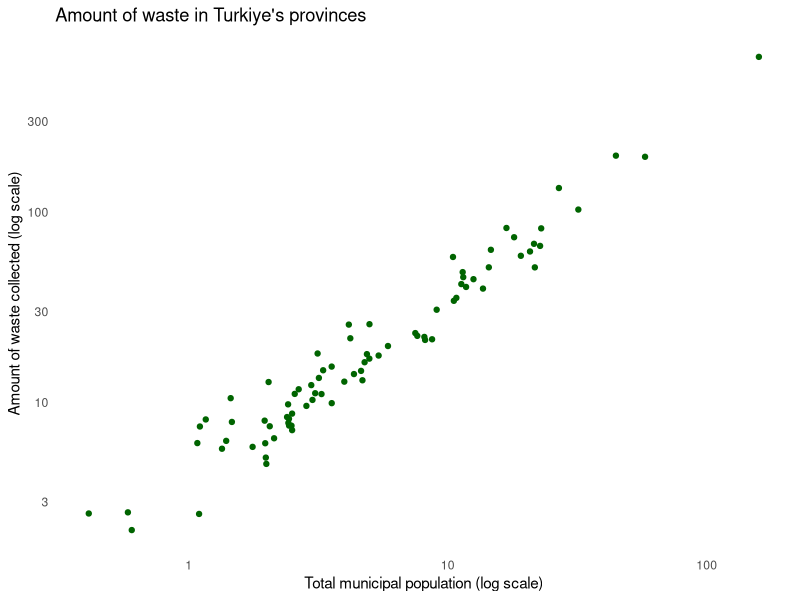
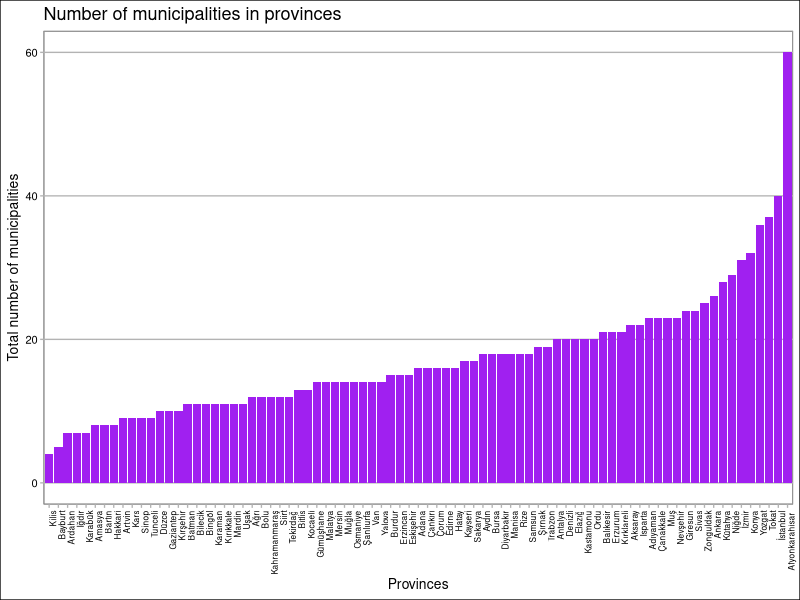
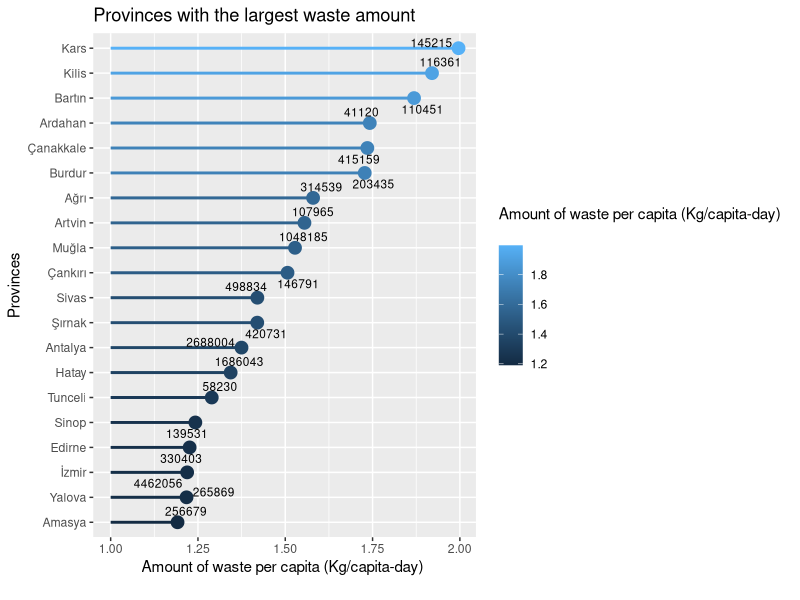

The R script that drew these images, in order:
## ---- chunk 1
library(openxlsx)
municipal_waste <- read.xlsx("project/data/municipal_wasteamount_2022.xlsx")
str(municipal_waste)
## ---- chunk 2
where_to_municipal_waste <- read.xlsx("project/data/municipal_waste_stat.xlsx")
str(where_to_municipal_waste)
## ---- chunk 3
time_series_municipal_waste <- read.xlsx("project/data/municipal_waste_timeseries.xlsx", colNames = TRUE)
str(time_series_municipal_waste)
## ---- chunk 4
Ankara_waste_type_year <- read.xlsx("project/data/Ankara_wastetype_year.xlsx")
str(Ankara_waste_type_year)
## ---- chunk 5
library(tidyverse)
# remove unnecessary columns
municipal_waste <- select(municipal_waste, -X5)    
municipal_waste <- select(municipal_waste, -X6)
# rename columns
municipal_waste <- rename(municipal_waste, "Provinces" ="Belediye.atık.hizmeti.istatistikleri,.2022.Municipal.waste.services.statistics,.2022")
municipal_waste <- rename(municipal_waste, "Total municipal population" = "X2")
municipal_waste <- rename(municipal_waste, "Total number of municipalities" ="X3")
municipal_waste <- rename(municipal_waste, "Number of municipalities providing waste services" ="X4")
municipal_waste <- rename(municipal_waste, "Amount of waste collected (Tonnes) 
" ="X7")
municipal_waste <- rename(municipal_waste, "Amount of waste per capita (Kg/capita-day) 
" ="X8")
# remove unnecessary rows
municipal_waste <- municipal_waste[-c(1, 2, 85, 86, 87, 88), ]
# reorder row names that is disordered
row.names(municipal_waste) <- NULL
municipal_waste <- municipal_waste %>%
  mutate(row_id = row_number())  
municipal_waste <- municipal_waste %>%
  select(row_id, everything()) 
municipal_waste <- municipal_waste[,-c(1)]
# adjust necessary columns as numbers
municipal_waste <- municipal_waste %>%
  mutate(across(-Provinces, ~as.numeric(as.character(.))))
sapply(municipal_waste,class)
head(municipal_waste)
summary(municipal_waste)
## ---- chunk 6
library(tidyverse)
# remove unnecessary columns
where_to_municipal_waste <- select(where_to_municipal_waste, -X2)    
where_to_municipal_waste <- select(where_to_municipal_waste, -X4)
where_to_municipal_waste <- select(where_to_municipal_waste, -X6)
where_to_municipal_waste <- select(where_to_municipal_waste, -X8)
where_to_municipal_waste <- select(where_to_municipal_waste, -X9)
# rename columns
where_to_municipal_waste <- rename(where_to_municipal_waste, "Provinces" = `Belediye.atık.yönetimi.istatistikleri,.2022.Municipal.waste.management.statistics,.2022`)
where_to_municipal_waste <- rename(where_to_municipal_waste, "Total amount of waste collected  (Tonnes)" = "X3")
where_to_municipal_waste <- rename(where_to_municipal_waste, "Municipality's dumping sites" ="X5")
where_to_municipal_waste <- rename(where_to_municipal_waste, "Waste treatment facilities"= "X7")
where_to_municipal_waste <- rename(where_to_municipal_waste, "Other disposal methods"= "X10")
# remove unnecessary rows
where_to_municipal_waste <- where_to_municipal_waste[-c(1, 2, 85:94), ]
# reorder row names that is disordered
row.names(where_to_municipal_waste) <- NULL
where_to_municipal_waste <- where_to_municipal_waste %>%
  mutate(row_id = row_number())  
where_to_municipal_waste <- where_to_municipal_waste %>%
  select(row_id, everything()) 
where_to_municipal_waste <- where_to_municipal_waste[,-c(1)]
# adjust necessary columns as numbers
where_to_municipal_waste <- where_to_municipal_waste %>%
  mutate(across(-Provinces, ~as.numeric(as.character(.))))
sapply(where_to_municipal_waste,class)
head(where_to_municipal_waste)
summary(where_to_municipal_waste)
## ---- chunk 7
library(tidyverse)
# remove unnecessary rows
time_series_municipal_waste <- time_series_municipal_waste[-c(2:6,10,14:43), ]
time_series_municipal_waste <- rename(time_series_municipal_waste, "Waste/Year" = "X1")
# rename rows
time_series_municipal_waste[1,1] <- "Turkey population"
time_series_municipal_waste[2,1] <- "Amount of municipal waste generated (Thousand tonnes/year)"
time_series_municipal_waste[3,1] <- "Amount of municipal waste collected (Thousand tonnes/year)"
time_series_municipal_waste[4,1] <- "Average amount of municipal waste per capita (Kg/capita-day)"
time_series_municipal_waste[5,1] <- "Waste treatment facilities"
time_series_municipal_waste[6,1] <- "Municipality's dumping sites"
time_series_municipal_waste[7,1] <- "Other disposal methods"
# reorder row names that is disordered
row.names(time_series_municipal_waste) <- NULL
# adjust necessary columns as numbers
time_series_municipal_waste <- time_series_municipal_waste %>%
  mutate(across(-`Waste/Year`, ~as.numeric(as.character(.))))
sapply(time_series_municipal_waste,class)
head(time_series_municipal_waste)
## ---- chunk 8
library(tidyverse)
library(ggthemes)
library(ggrepel)
municipal_waste <- municipal_waste[-c(1), ]

p <- municipal_waste |> ggplot(aes(`Total municipal population`/10^5, 
`Amount of waste collected (Tonnes) 
`/10^4)) 
p + geom_point(color = "darkgreen") + 
scale_x_continuous(trans = "log10") +
scale_y_continuous(trans = "log10") +
xlab("Total municipal population (log scale)") +
ylab("Amount of waste collected (log scale)") +
ggtitle("Amount of waste in Turkiye's provinces")+ 
 theme(line = element_blank(), rect = element_blank())

p <- ggplot(municipal_waste, aes(x = reorder(Provinces, `Total number of municipalities`, FUN = sum), y = `Total number of municipalities`)) 
p + geom_bar(stat = "identity", fill= "purple") + 
  xlab("Provinces") +
  theme_calc() +
  ggtitle("Number of municipalities in provinces") +
  theme(axis.text.x = element_text(angle = 90, hjust = 1, size = 6)) 

# The provinces that produce largest amount of waste
The_largest <- municipal_waste |> arrange(desc(`Amount of waste per capita (Kg/capita-day) 
`)) |> head(n = 20)
p <- ggplot(The_largest, aes(x = reorder(Provinces, `Amount of waste per capita (Kg/capita-day) 
`, FUN = sum),
                             y = `Amount of waste per capita (Kg/capita-day) 
`))
ggplot(The_largest, aes(x =`Amount of waste per capita (Kg/capita-day) 
`, y = reorder(Provinces, `Amount of waste per capita (Kg/capita-day) 
`, FUN = sum), color = `Amount of waste per capita (Kg/capita-day) 
`)) +
  geom_point(size = 4) +
  geom_segment(aes(xend = 1, yend = Provinces), size = 1) +
  ylab("Provinces") +
  ggtitle("Provinces with the largest waste amount")+
  geom_text_repel(aes(label =`Total municipal population`), color = "black", size = 3)
